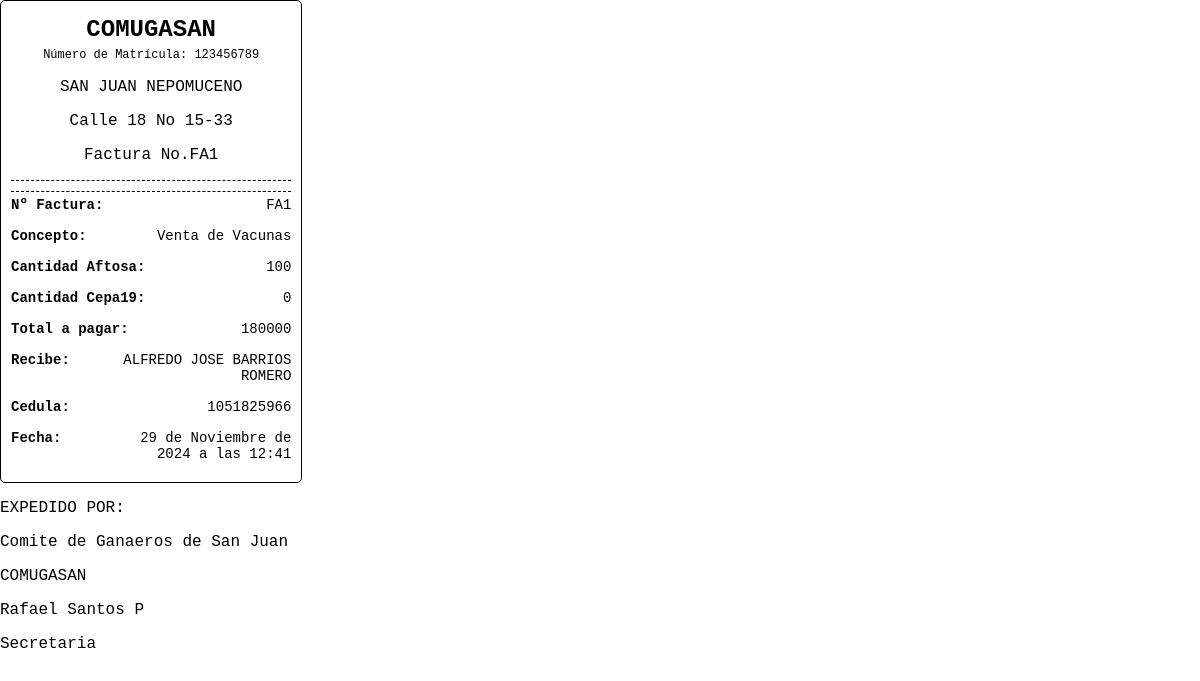
The page /facturar/imprimirFactura/FA1 on the database as committed earlier.
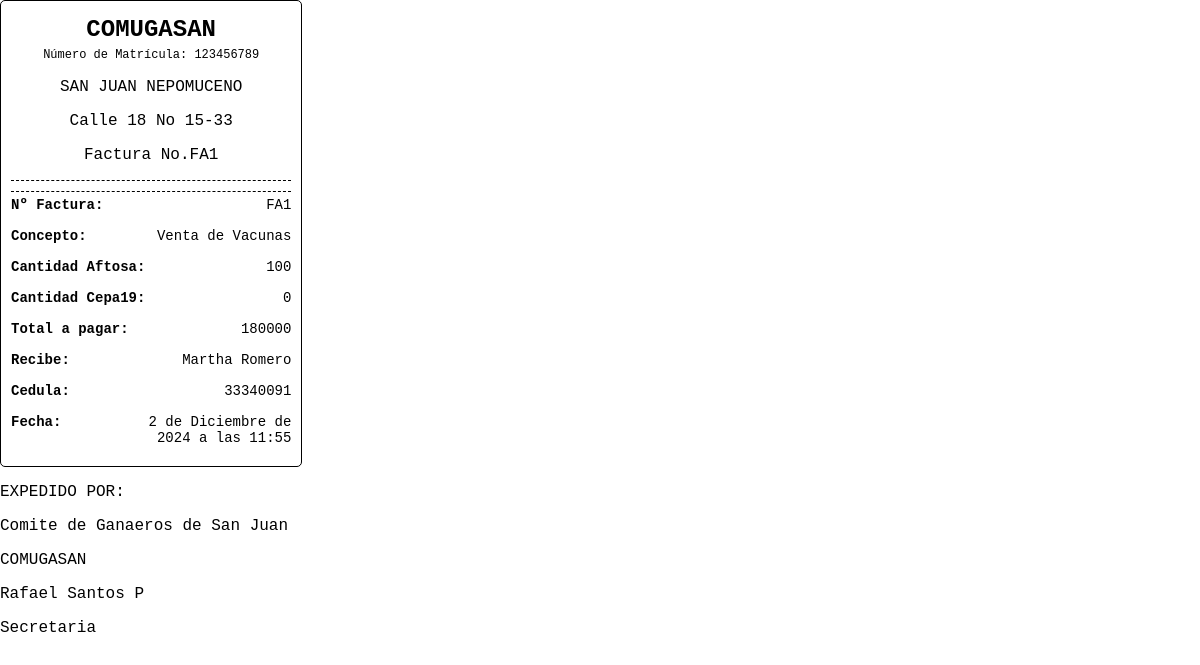
The same page on the database as committed later.
### comite/models.py (models this page shows, shortened)
class Facturar(models.Model):
    nFactura= models.CharField(max_length=10, primary_key=True, editable=False)
    infoAftosa = models.ForeignKey(Biologicos, on_delete=models.CASCADE,null=True,related_name='info_aftosa')
    infoCepa = models.ForeignKey(Biologicos, on_delete=models.CASCADE,null=True,related_name='info_cepa')
    usuario = models.ForeignKey(Usuarios, on_delete=models.CASCADE,null=True)
    cantidad_aftosa = models.IntegerField(default=0)
    cantidad_cepa19 = models.IntegerField(default=0)
    cantidad_total = models.JSONField()
    biologico = models.JSONField()
    lote = models.JSONField()
    laboratorio = models.JSONField()
    valor_total = models.BigIntegerField(default=0)
    valor_pagado = models.IntegerField(default=0)
    valor_pendiente = models.IntegerField(default=0)
    fecha = models.DateTimeField(auto_now_add=True,editable=False)
    estatus = models.CharField(max_length=20,default='PENDIENTE', )

class Usuarios(models.Model):
    cedula = models.IntegerField(primary_key=True)
    nombre_completo = models.CharField(max_length=100)
    direccion = models.CharField(max_length=255)

### comite/views.py (the view)
# urls.py: path('facturar/imprimirFactura/<nFactura>', views.imprimirFactura),
def imprimirFactura(request,nFactura):
    factura = Facturar.objects.get(nFactura=nFactura)
    return render(request,"facturar/ticketFactura.html",{"factura":factura})

### comite/templates/facturar/ticketFactura.html (shortened to what this page needs)
<!DOCTYPE html>
<html lang="es">
<head>
    {% load static %}
<link rel="stylesheet" href="{%  static 'css/style_ticket.css' %}">
</head>
<body>
    <div class="ticket">
        <div class="header">
            <h1>COMUGASAN</h1>
            <p class="matricula">Número de Matrícula: 123456789</p>
            <p>SAN JUAN NEPOMUCENO</p>
            <p>Calle 18 No 15-33</p>
            <p>Factura No.{{factura.nFactura}}</p>
        </div>
        <div class="footer">
            <div class="row">
                <span class="label">Nº Factura:</span>
                <span class="value">{{factura.nFactura }}</span>
            </div>
            <div class="row">
                <span class="label">Concepto:</span>
                <span class="value">Venta de Vacunas</span>
            </div>
            <div class="row">
                <span class="label">Cantidad Aftosa:</span>
                <span class="value">{{ factura.cantidad_aftosa}}</span>
            </div>
            <div class="row">
                <span class="label">Cantidad Cepa19:</span>
                <span class="value">{{ factura.cantidad_cepa19}}</span>
            </div>
            <div class="row">
                <span class="label">Total a pagar:</span>
                <span class="value">{{ factura.valor_total}}</span>
            </div>
            <div class="row">
                <span class="label">Recibe:</span>
                <span class="value">{{ factura.usuario.nombre_completo }}</span>
            </div>
            <div class="row">
                <span class="label">Cedula:</span>
                <span class="value">{{ factura.usuario.cedula }}</span>
            </div>
            <div class="row">
                <span class="label">Fecha:</span>
                <span class="value">{{ factura.fecha }}</span>
            </div>
        </div>
    </div>
    <div>
        <p>EXPEDIDO POR:</p>
        <p>Comite de Ganaeros de San Juan</p>
        <p>COMUGASAN </p>
        <p>Rafael Santos P</p>
        <p>Secretaria </p>
    </div>
</body>
</html>

Rows that differ between the two databases and show on the page:
changed Facturar "FA1": usuario.nombre_completo "ALFREDO JOSE BARRIOS ROMERO" → "Martha Romero"; usuario.cedula "1051825966" → "33340091"; fecha "29 de Noviembre de 2024 a las 12:41" → "2 de Diciembre de 2024 a las 11:55"
